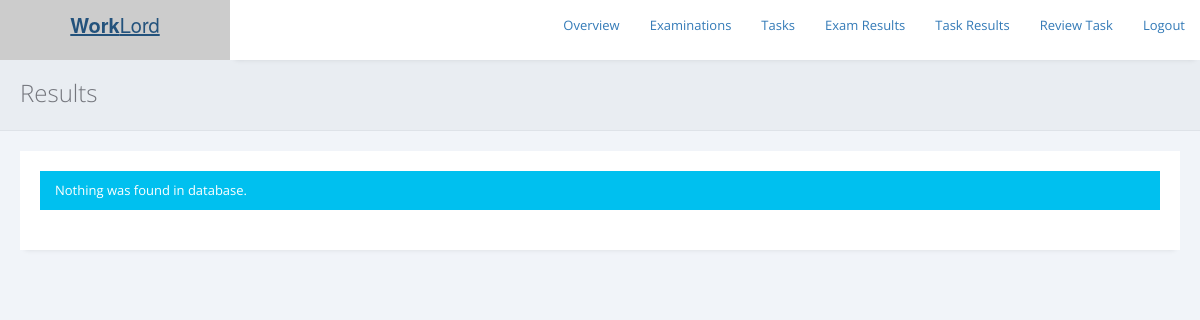
Before: /exams/admin/view-resultstasks.php?tid=TA-722841 with the older database file.
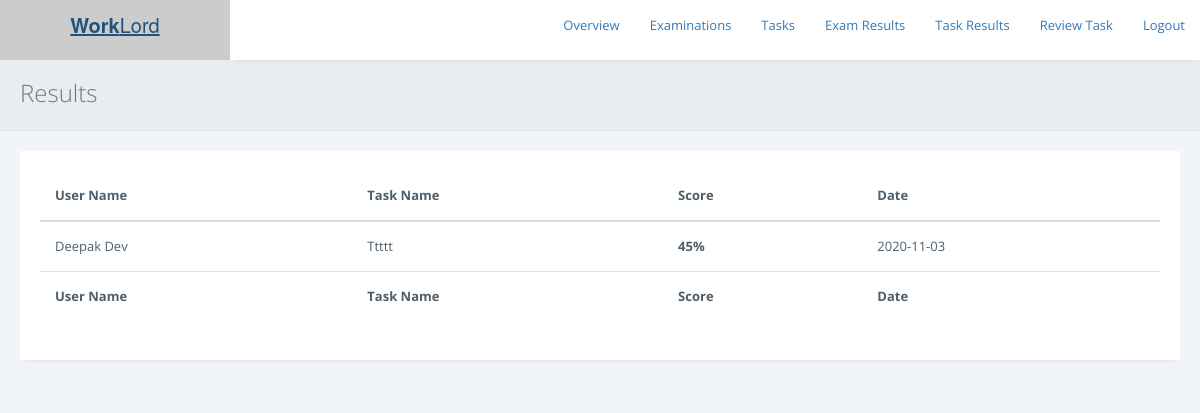
After: the same page with the newer database file.
### tables this page shows
CREATE TABLE `task_assessment_records` (
  `record_id` int(11) NOT NULL,
  `id_user` varchar(255) NOT NULL,
  `task_id` varchar(255) NOT NULL,
  `link` varchar(500) NOT NULL,
  `score` int(255) NOT NULL DEFAULT 0,
  `status` int(255) NOT NULL DEFAULT 0,
  `date` varchar(255) NOT NULL
);

CREATE TABLE `users` (
  `id_user` int(11) NOT NULL,
  `firstname` varchar(255) NOT NULL,
  `lastname` varchar(255) NOT NULL,
  `email` varchar(255) NOT NULL,
  `address` text DEFAULT NULL,
  `city` varchar(255) DEFAULT NULL,
  `state` varchar(255) DEFAULT NULL,
  `contactno` varchar(255) DEFAULT NULL,
  `qualification` varchar(255) DEFAULT NULL,
  `stream` varchar(255) DEFAULT NULL,
  `passingyear` varchar(255) DEFAULT NULL,
  `dob` varchar(255) DEFAULT NULL,
  `age` varchar(255) DEFAULT NULL,
  `designation` varchar(255) DEFAULT NULL,
  `resume` varchar(255) DEFAULT NULL,
  `active` int(11) NOT NULL DEFAULT 1,
  `aboutme` text NOT NULL,
  `skills` text DEFAULT NULL
);

CREATE TABLE `tasks` (
  `task_id` varchar(255) NOT NULL,
  `task_name` varchar(255) NOT NULL,
  `passmark` int(255) NOT NULL,
  `terms` longtext NOT NULL,
  `status` varchar(255) NOT NULL DEFAULT 'Inactive',
  `question` longtext NOT NULL
);

### exams/admin/view-resultstasks.php (the view, shortened to what the changed rows need)
<?php
include 'includes/check_reply.php';
if (isset($_GET['tid'])) {
include '../../db.php';
$task_id = $_GET['tid'];
$sql = "SELECT * FROM task_assessment_records WHERE task_id = '$task_id'";
$result = $conn->query($sql);
if ($result->num_rows > 0) {
    while($row = $result->fetch_assoc()) {
    $task_id = $row['task_id'];
    }
} else {
}
}else{
header("location:./");
}
?>
<!DOCTYPE html>
<html>
<head>
<link rel="stylesheet" href="https://cdnjs.cloudflare.com/ajax/libs/twitter-bootstrap/3.3.7/css/bootstrap.min.css">
<link rel="stylesheet" href="https://cdnjs.cloudflare.com/ajax/libs/font-awesome/4.7.0/css/font-awesome.min.css">
<link rel="stylesheet" href="https://cdnjs.cloudflare.com/ajax/libs/ionicons/2.0.1/css/ionicons.min.css">
<link rel="stylesheet" href="../../css/AdminLTE.min.css">
        <link href="../assets/plugins/pace-master/themes/blue/pace-theme-flash.css" rel="stylesheet"/>
        <link href="../assets/plugins/uniform/css/uniform.default.min.css" rel="stylesheet"/>
        <link href="../assets/plugins/bootstrap/css/bootstrap.min.css" rel="stylesheet" type="text/css"/>
        <link href="../assets/plugins/fontawesome/css/font-awesome.css" rel="stylesheet" type="text/css"/>
        <link href="../assets/plugins/line-icons/simple-line-icons.css" rel="stylesheet" type="text/css"/>
        <link href="../assets/plugins/offcanvasmenueffects/css/menu_cornerbox.css" rel="stylesheet" type="text/css"/>
        <link href="../assets/plugins/waves/waves.min.css" rel="stylesheet" type="text/css"/>
        <link href="../assets/plugins/switchery/switchery.min.css" rel="stylesheet" type="text/css"/>
        <link href="../assets/plugins/3d-bold-navigation/css/style.css" rel="stylesheet" type="text/css"/>
        <link href="../assets/plugins/slidepushmenus/css/component.css" rel="stylesheet" type="text/css"/>
        <link href="../assets/plugins/datatables/css/jquery.datatables.min.css" rel="stylesheet" type="text/css"/>
        <link href="../assets/plugins/datatables/css/jquery.datatables_themeroller.css" rel="stylesheet" type="text/css"/>
        <link href="../assets/plugins/x-editable/bootstrap3-editable/css/bootstrap-editable.css" rel="stylesheet" type="text/css">
        <link href="../assets/plugins/bootstrap-datepicker/css/datepicker3.css" rel="stylesheet" type="text/css"/>
		<link href="../assets/plugins/select2/css/select2.min.css" rel="stylesheet" type="text/css"/>
        <link href="../assets/css/modern.min.css" rel="stylesheet" type="text/css"/>
        <link href="../assets/css/themes/green.css" class="theme-color" rel="stylesheet" type="text/css"/>
        <link href="../assets/css/custom.css" rel="stylesheet" type="text/css"/>
        <link href="../assets/css/snack.css" rel="stylesheet" type="text/css"/>
        <link href="../assets/plugins/summernote-master/summernote.css" rel="stylesheet" type="text/css"/>
        <link href="../assets/plugins/bootstrap-datepicker/css/datepicker3.css" rel="stylesheet" type="text/css"/>
        <link href="../assets/plugins/bootstrap-colorpicker/css/colorpicker.css" rel="stylesheet" type="text/css"/>
        <link href="../assets/plugins/bootstrap-tagsinput/bootstrap-tagsinput.css" rel="stylesheet" type="text/css"/>
        <link href="../assets/plugins/bootstrap-timepicker/css/bootstrap-timepicker.min.css" rel="stylesheet" type="text/css"/>
    </head>
    <body <?php if ($ms == "1") { print 'onload="myFunction()"'; } ?> >
        <main class="content-wrap">
            <div class="page-inner">
                <div id="main-wrapper">
                    <div class="row">
                        <div class="col-md-12">
						<div class="row">
                            <div class="col-md-12">
                                <div class="panel panel-white">
                                    <div class="panel-body">
                                                        <div class="table-responsive">
										   <?php
										   include '../../db.php';
										   $sql = "SELECT * FROM task_assessment_records,users,tasks WHERE task_assessment_records.task_id = '$task_id' && tasks.task_id = '$task_id' && users.id_user=task_assessment_records.id_user && task_assessment_records.status=1";
                                           $result = $conn->query($sql);
                                           if ($result->num_rows > 0) {
										print '
										<table id="example" class="display table" style="width: 100%; cellspacing: 0;">
                                        <thead>
                                            <tr>
                                                <th>User Name</th>
												<th>Task Name</th>
                                                <th>Score</th>
												<th>Date</th>
                                            </tr>
                                        </thead>
                                        <tfoot>
                                            <tr>
                                                <th>User Name</th>
												<th>Task Name</th>
                                                <th>Score</th>
												<th>Date</th>
                                            </tr>
                                        </tfoot>
                                        <tbody>';
                                           while($row = $result->fetch_assoc()) {
											   $scr=$row['score'].'%';
                                          print '
										       <tr>
                                                <td>'.$row['firstname'].' '.$row['lastname'].'</td>
                                                <td>'.$row['task_name'].'</td>
                                                <td><b>'.$scr.'</b></td>
												<td>'.$row['date'].'</td>
                                            </tr>';
                                           }
										   print '
									   </tbody>
                                       </table>  ';
                                            } else {
											print '
												<div class="alert alert-info" role="alert">
                                        Nothing was found in database.
                                    </div>';
                                           }
										   ?>
                                    </div>
                                    </div>
                                </div>
                            </div>
                        </div>
                        </div>
                    </div>
                </div>
            </div>
        </main>
    </body>
</html>

Changed rows visible on the page:
now on this page (row edited): task_assessment_records: id_user.firstname "Deepak", id_user.lastname "Dev", task.task_name "Ttttt", score "45%", date "2020-11-03"
Other visible differences:
text no longer shown: "Nothing was found in database."
text now shown: "User Name Task Name Score Date User Name Task Name Score Date"
